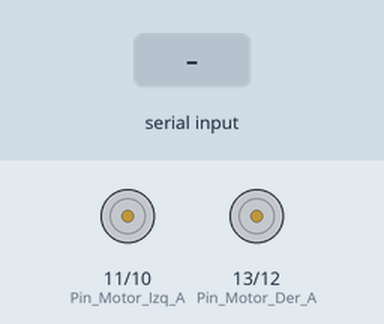
Simulated run of this sketch. Board: Arduino Uno, built with avr-gcc and run on an emulated ATmega328P. On the bench: motor-driver pin pairs drawn as motors (green arrow = first pin HIGH = forward, orange = second pin HIGH = backward, longer = more drive). Inputs (shaded band) come from the test bench.

Above: at 1.2 s.
1.3 s: "1" received over the second serial link
At 1.7 s:
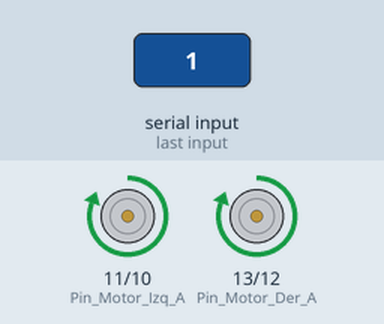
2.8 s: "4" received over the second serial link
At 4.0 s:
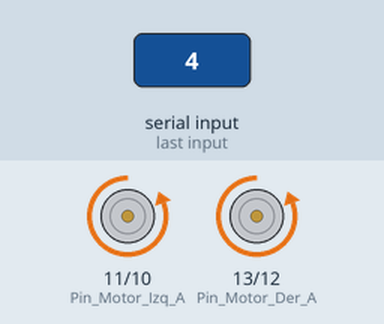
4.3 s: "2" received over the second serial link
At 5.2 s:
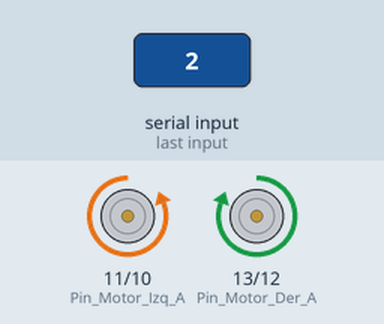
5.8 s: "3" received over the second serial link
At 6.3 s:
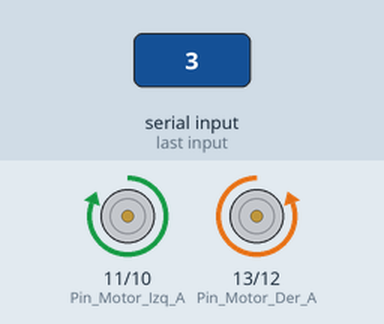
7.3 s: "5" received over the second serial link
At 8.7 s:
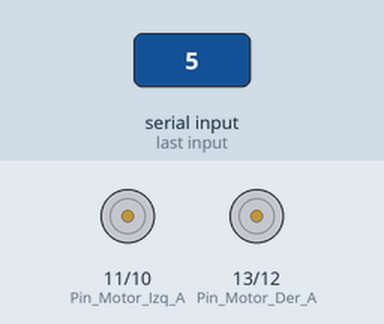
Timing chart, 0 to 9.8 s (numbered marks = the images above; inputs shaded):
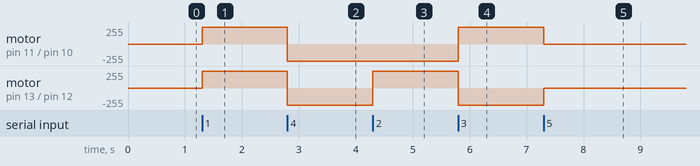

The sketch:

Avances_finales.ino
```cpp
/*
PBOT
*/

#include <SoftwareSerial.h> // libreria que permite establecer pines digitales
        // para comunicacion serie

SoftwareSerial miBT(8, 9);  // pin 8 como TX, pin 9 como RX

char dato = 0;      // variable para almacenar caracter recibido

//Pines de conexión del driver
int Pin_Motor_Der_A = 13;
int Pin_Motor_Der_B = 12;
int Pin_Motor_Izq_A = 11;
int Pin_Motor_Izq_B = 10;
int tiempo=0;

void setup(){
  miBT.begin(38400);    // comunicacion serie entre Arduino y el modulo a 38400 bps

// configuramos los pines como salida
  pinMode(Pin_Motor_Der_A, OUTPUT);
  pinMode(Pin_Motor_Der_B, OUTPUT);
  pinMode(Pin_Motor_Izq_A, OUTPUT);
  pinMode(Pin_Motor_Izq_B, OUTPUT);
}

void loop(){
if (miBT.available()) {      // si hay informacion disponible desde modulo

  dato = miBT.read();   // almacena en DATO el caracter recibido desde modulo

  if( dato == '1' ){
    Mover_Adelante();
        tiempo=0;
  }

  if( dato == '4' ){
    Mover_Retroceso();
        tiempo=0;
  }

  if( dato == '2' ){
    Mover_Izquierda();
        tiempo=0;
  }

  if( dato == '3' ){
      Mover_Derecha();
        tiempo=0;
    }

  if( dato == '5' ){
      Mover_Stop();
        tiempo=0;
    }

 if(tiempo<200) // 100 cilcos de 1ms
  {
    tiempo=tiempo+1;
  }
  else   //ya transcurrió 100ms (100ciclos)
  {
    Mover_Stop();
  }

  delay(1); //pasusa de 1ms por ciclo

  }
}
void Mover_Adelante()
{
  digitalWrite (Pin_Motor_Der_A, HIGH);
  digitalWrite (Pin_Motor_Der_B, LOW);
  digitalWrite (Pin_Motor_Izq_A, HIGH);
  digitalWrite (Pin_Motor_Izq_B, LOW);
}

void Mover_Retroceso()
{
  digitalWrite (Pin_Motor_Der_A,LOW );
  digitalWrite (Pin_Motor_Der_B,HIGH );
  digitalWrite (Pin_Motor_Izq_A,LOW );
  digitalWrite (Pin_Motor_Izq_B,HIGH );
}
void Mover_Derecha()
{
  digitalWrite (Pin_Motor_Der_A,LOW );
  digitalWrite (Pin_Motor_Der_B,HIGH );
  digitalWrite (Pin_Motor_Izq_A,HIGH);
  digitalWrite (Pin_Motor_Izq_B,LOW);
}
void Mover_Izquierda()
{
  digitalWrite (Pin_Motor_Der_A,HIGH);
  digitalWrite (Pin_Motor_Der_B,LOW);
  digitalWrite (Pin_Motor_Izq_A,LOW );
  digitalWrite (Pin_Motor_Izq_B,HIGH );
}
void Mover_Stop()
{
  digitalWrite (Pin_Motor_Der_A, LOW);
  digitalWrite (Pin_Motor_Der_B, LOW);
  digitalWrite (Pin_Motor_Izq_A, LOW);
  digitalWrite (Pin_Motor_Izq_B, LOW);
}
```

Measured:
- after the input at 1.3 s, motor on pin 11 (Pin_Motor_Izq_A) / pin 10 (Pin_Motor_Izq_B), motor on pin 13 (Pin_Motor_Der_A) / pin 12 (Pin_Motor_Der_B): stopped → forward 255/255 at once
- after the input at 2.8 s, motor on pin 11 (Pin_Motor_Izq_A) / pin 10 (Pin_Motor_Izq_B), motor on pin 13 (Pin_Motor_Der_A) / pin 12 (Pin_Motor_Der_B): forward 255/255 → backward 255/255 at once
- after the input at 4.3 s, motor on pin 13 (Pin_Motor_Der_A) / pin 12 (Pin_Motor_Der_B): backward 255/255 → forward 255/255 at once
- after the input at 5.8 s, motor on pin 11 (Pin_Motor_Izq_A) / pin 10 (Pin_Motor_Izq_B): backward 255/255 → forward 255/255 at once; motor on pin 13 (Pin_Motor_Der_A) / pin 12 (Pin_Motor_Der_B): forward 255/255 → backward 255/255 at once
- after the input at 7.3 s, motor on pin 11 (Pin_Motor_Izq_A) / pin 10 (Pin_Motor_Izq_B): forward 255/255 → stopped at once; motor on pin 13 (Pin_Motor_Der_A) / pin 12 (Pin_Motor_Der_B): backward 255/255 → stopped at once
